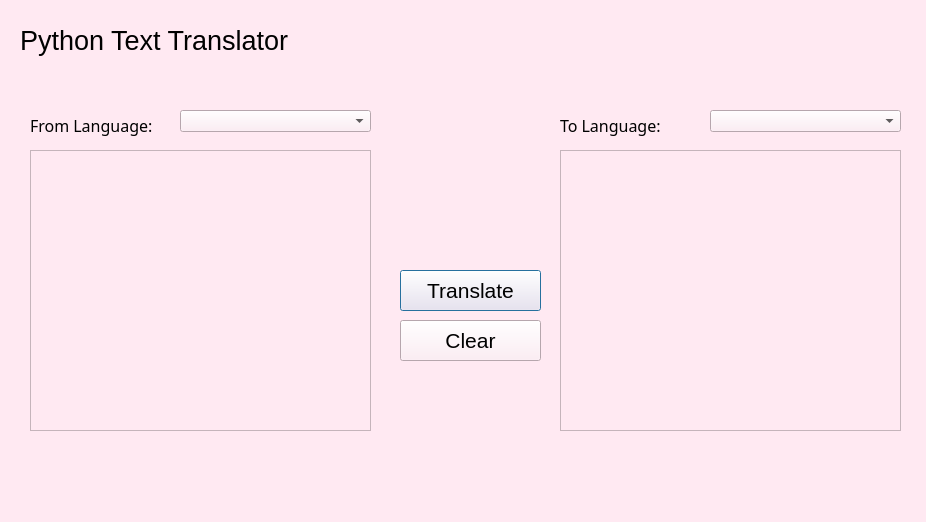
<?xml version="1.0" encoding="UTF-8"?>
<ui version="4.0">
 <class>Dialog</class>
 <widget class="QDialog" name="Dialog">
  <property name="geometry">
   <rect>
    <x>0</x>
    <y>0</y>
    <width>926</width>
    <height>522</height>
   </rect>
  </property>
  <property name="windowTitle">
   <string>Dialog</string>
  </property>
  <property name="styleSheet">
   <string notr="true">background-color: rgb(255, 233, 242)</string>
  </property>
  <widget class="QLabel" name="label">
   <property name="geometry">
    <rect>
     <x>20</x>
     <y>20</y>
     <width>881</width>
     <height>41</height>
    </rect>
   </property>
   <property name="font">
    <font>
     <family>Arial</family>
     <pointsize>20</pointsize>
    </font>
   </property>
   <property name="text">
    <string>Python Text Translator</string>
   </property>
  </widget>
  <widget class="QTextEdit" name="textEdit">
   <property name="geometry">
    <rect>
     <x>30</x>
     <y>150</y>
     <width>341</width>
     <height>281</height>
    </rect>
   </property>
  </widget>
  <widget class="QTextEdit" name="textEdit_2">
   <property name="geometry">
    <rect>
     <x>560</x>
     <y>150</y>
     <width>341</width>
     <height>281</height>
    </rect>
   </property>
  </widget>
  <widget class="QLabel" name="label_2">
   <property name="geometry">
    <rect>
     <x>30</x>
     <y>110</y>
     <width>161</width>
     <height>31</height>
    </rect>
   </property>
   <property name="font">
    <font>
     <family>Franklin Gothic Demi</family>
     <pointsize>12</pointsize>
    </font>
   </property>
   <property name="text">
    <string>From Language:</string>
   </property>
  </widget>
  <widget class="QLabel" name="label_3">
   <property name="geometry">
    <rect>
     <x>560</x>
     <y>110</y>
     <width>161</width>
     <height>31</height>
    </rect>
   </property>
   <property name="font">
    <font>
     <family>Franklin Gothic Demi</family>
     <pointsize>12</pointsize>
    </font>
   </property>
   <property name="text">
    <string>To Language:</string>
   </property>
  </widget>
  <widget class="QComboBox" name="comboBox">
   <property name="geometry">
    <rect>
     <x>180</x>
     <y>110</y>
     <width>191</width>
     <height>22</height>
    </rect>
   </property>
  </widget>
  <widget class="QComboBox" name="comboBox_2">
   <property name="geometry">
    <rect>
     <x>710</x>
     <y>110</y>
     <width>191</width>
     <height>22</height>
    </rect>
   </property>
  </widget>
  <widget class="QPushButton" name="pushButton">
   <property name="geometry">
    <rect>
     <x>400</x>
     <y>270</y>
     <width>141</width>
     <height>41</height>
    </rect>
   </property>
   <property name="font">
    <font>
     <pointsize>16</pointsize>
    </font>
   </property>
   <property name="text">
    <string>Translate</string>
   </property>
  </widget>
  <widget class="QPushButton" name="pushButton_2">
   <property name="geometry">
    <rect>
     <x>400</x>
     <y>320</y>
     <width>141</width>
     <height>41</height>
    </rect>
   </property>
   <property name="font">
    <font>
     <pointsize>16</pointsize>
    </font>
   </property>
   <property name="text">
    <string>Clear</string>
   </property>
  </widget>
 </widget>
 <resources/>
 <connections/>
</ui>
